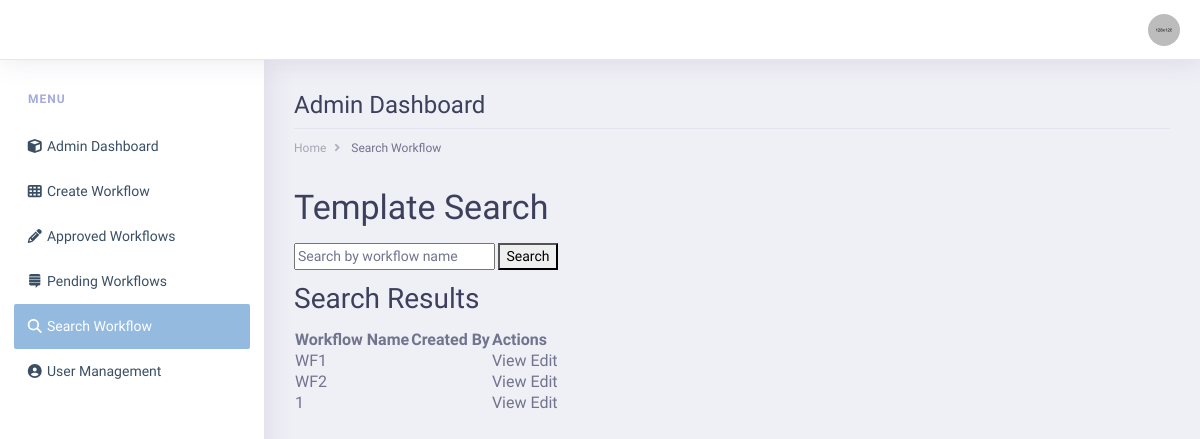
Screenshot of /template-search with the database file from the repository.
### tables this page shows
CREATE TABLE workflows (
    id INTEGER PRIMARY KEY AUTOINCREMENT,
    name TEXT,
    canvas_data TEXT,
    status TEXT,
    created_at TIMESTAMP,
    is_approved INTEGER,
    user_id INTEGER
, is_template BOOLEAN DEFAULT 0);

### app.py (the view)
@app.route('/template-search')
def template_search():
    search_query = request.args.get('search_query', '')  # Get the search query from the request parameters
    template_workflows = get_template_workflows_from_db(search_query)
    return render_template('template_search.html', template_workflows=template_workflows)

### app.py (called while the page is built)
def get_db_connection():
    conn = sqlite3.connect('workflows.db')
    conn.row_factory = sqlite3.Row
    return conn

def get_template_workflows_from_db(search_query):
    conn = get_db_connection()
    cursor = conn.cursor()
    cursor.execute("SELECT * FROM workflows WHERE is_template = 1 AND name LIKE ?", ('%' + search_query + '%',))
    template_workflows = cursor.fetchall()
    conn.close()
    return template_workflows

### templates/template_search.html (shortened to what this page needs)
</html>
<!DOCTYPE html>
<html lang="en">
<head>
    <link rel="stylesheet" href="../static/assets/vendor/bootstrap/css/bootstrap.min.css">
    <link href="../static/assets/vendor/fonts/circular-std/style.css" rel="stylesheet">
    <link rel="stylesheet" href="../static/assets/libs/css/style.css">
    <link rel="stylesheet" href="../static/assets/vendor/fonts/fontawesome/css/fontawesome-all.css">
    <link rel="stylesheet" href="../static/assets/vendor/charts/chartist-bundle/chartist.css">
    <link rel="stylesheet" href="../static/assets/vendor/charts/morris-bundle/morris.css">
    <link rel="stylesheet"
        href="../static/assets/vendor/fonts/material-design-iconic-font/css/materialdesignicons.min.css">
    <link rel="stylesheet" href="../static/assets/vendor/charts/c3charts/c3.css">
    <link rel="stylesheet" href="../static/assets/vendor/fonts/flag-icon-css/flag-icon.min.css">
</head>
<body>
    <div class="dashboard-main-wrapper">
        <div class="dashboard-header">
            <nav class="navbar navbar-expand-lg bg-white fixed-top">
                <div class="collapse navbar-collapse " id="navbarSupportedContent">
                    <ul class="navbar-nav ml-auto navbar-right-top">
                        <li class="nav-item dropdown nav-user">
                            <a class="nav-link nav-user-img" href="#" id="navbarDropdownMenuLink2"
                                data-toggle="dropdown" aria-haspopup="true" aria-expanded="false"><img
                                    src="../static/assets/images/avatar-1.jpg" alt=""
                                    class="user-avatar-md rounded-circle"></a>
                        </li>
                    </ul>
                </div>
            </nav>
        </div>
        <div class="nav-left-sidebar sidebar-dark">
            <div class="menu-list">
                <nav class="navbar navbar-expand-lg navbar-light">
                    <div class="collapse navbar-collapse" id="navbarNav">
                        <ul class="navbar-nav flex-column">
                            <li class="nav-divider">
                                Menu
                            </li>
                            <li class="nav-item">
                                <a class="nav-link " href="/admin-dashboard"><i class="fa fa-fw  fas fa-cube"></i>
                                    Admin Dashboard</a>
                            </li>
                            <li class="nav-item">
                                <a class="nav-link " href="/create-workflow"><i class="fa fa-fw  fas fa-th"></i>
                                    Create Workflow</a>
                            </li>
                            <li class="nav-item">
                                <a class="nav-link" href="/approved-workflows"><i
                                        class="fa fa-fw  fas fa-pencil-alt"></i>
                                    Approved Workflows</a>
                            </li>
                            <li class="nav-item">
                                <a class="nav-link" href="/pending-workflows"><i
                                        class="fa fa-fw  fab fa-stack-exchange"></i>
                                    Pending Workflows</a>
                            </li>
                            <li class="nav-item">
                                <a class="nav-link active" href="/search-workflow"><i
                                        class="fa fa-fw fas fa-search"></i>
                                    Search Workflow</a>
                            </li>
                            <li class="nav-item">
                                <a class="nav-link" href="/user-management"><i class="fa fa-fw fa-user-circle"></i>
                                    User Management</a>
                            </li>
                        </ul>
                    </div>
                </nav>
            </div>
        </div>
        <div class="dashboard-wrapper">
            <div class="dashboard-ecommerce">
                <div class="container-fluid dashboard-content ">
                    <div class="row">
                        <div class="col-xl-12 col-lg-12 col-md-12 col-sm-12 col-12">
                            <div class="page-header">
                                <h2 class="pageheader-title">Admin Dashboard</h2>
                                <div class="page-breadcrumb">
                                    <nav aria-label="breadcrumb">
                                        <ol class="breadcrumb">
                                            <li class="breadcrumb-item"><a href="./main.html"
                                                    class="breadcrumb-link">Home</a>
                                            </li>
                                            <li class="breadcrumb-item active" aria-current="page">
                                                Search Workflow
                                            </li>
                                        </ol>
                                    </nav>
                                </div>
                            </div>
                        </div>
                        <div class="container">
        <h1>Template Search</h1>
        <form action="/template-search" method="GET">
            <input type="text" name="search_query" placeholder="Search by workflow name">
            <button type="submit">Search</button>
        </form>
        <h2>Search Results</h2>
        <table>
            <thead>
                <tr>
                    <th>Workflow Name</th>
                    <th>Created By</th>
                    <th>Actions</th>
                </tr>
            </thead>
            <tbody>
                {% for workflow in template_workflows %}
                <tr>
                    <td>{{ workflow['name'] }}</td>
                    <td>{{ workflow['created_by'] }}</td>
                    <td>
                        <a href="/view-workflow/{{ workflow['id'] }}">View</a>
                        <a href="/edit-workflow/{{ workflow['id'] }}">Edit</a>
                    </td>
                </tr>
                {% endfor %}
            </tbody>
        </table>
    </div>
                    </div>
                </div>
            </div>
        </div>
</html>

### rows the page displays
workflows: name "WF1"
workflows: name "WF2"
workflows: name "1"
